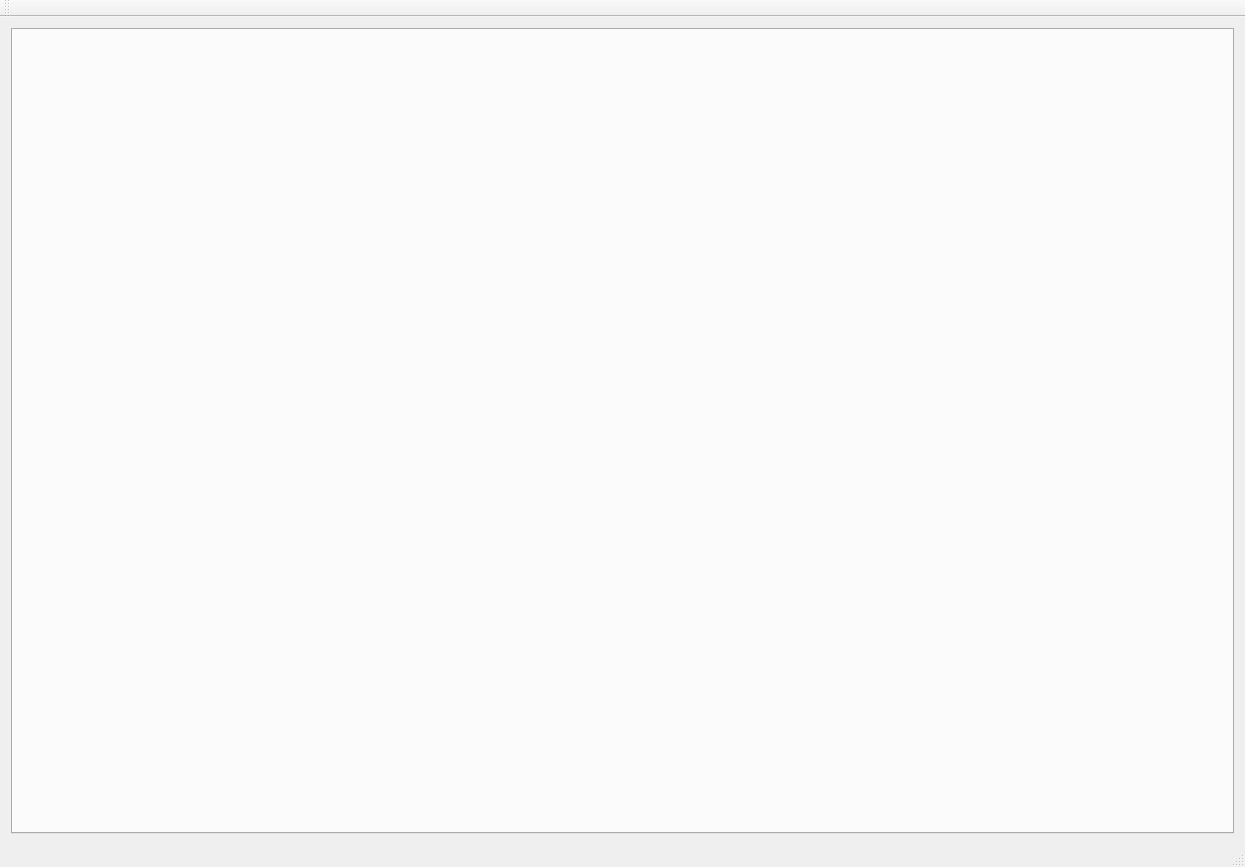
<?xml version="1.0" encoding="UTF-8"?>
<ui version="4.0">
 <class>MainWindow</class>
 <widget class="QMainWindow" name="MainWindow">
  <property name="geometry">
   <rect>
    <x>0</x>
    <y>0</y>
    <width>1245</width>
    <height>867</height>
   </rect>
  </property>
  <property name="windowTitle">
   <string>MainWindow</string>
  </property>
  <widget class="QWidget" name="centralWidget">
   <layout class="QVBoxLayout" name="verticalLayout_2">
    <item>
     <widget class="QTabWidget" name="tabWidget_main">
      <property name="currentIndex">
       <number>-1</number>
      </property>
     </widget>
    </item>
   </layout>
  </widget>
  <widget class="QToolBar" name="mainToolBar">
   <attribute name="toolBarArea">
    <enum>TopToolBarArea</enum>
   </attribute>
   <attribute name="toolBarBreak">
    <bool>false</bool>
   </attribute>
  </widget>
  <widget class="QStatusBar" name="statusBar"/>
  <action name="actionNote">
   <property name="checkable">
    <bool>true</bool>
   </property>
   <property name="text">
    <string>操作注意事项</string>
   </property>
  </action>
 </widget>
 <layoutdefault spacing="6" margin="11"/>
 <resources/>
 <connections/>
</ui>
